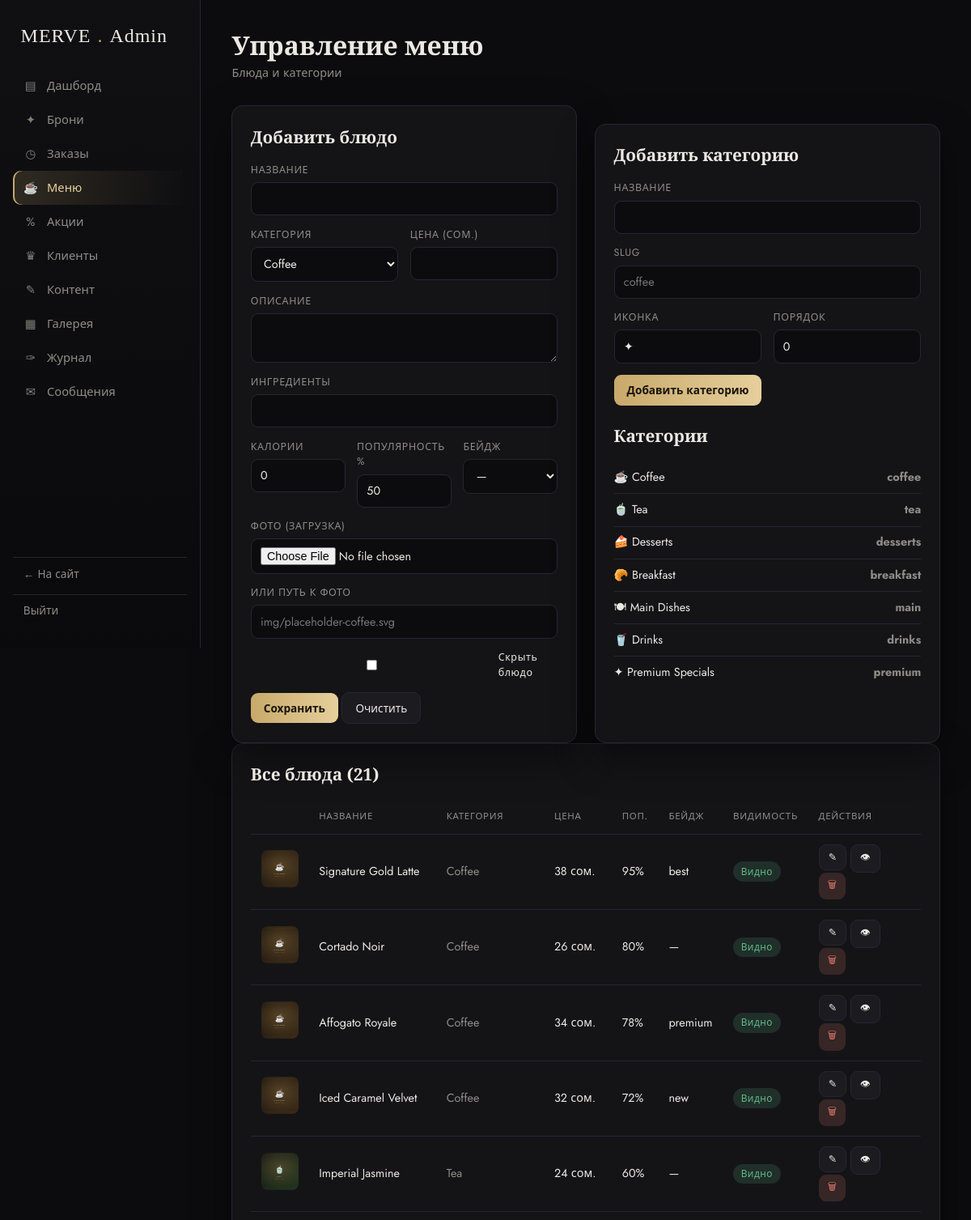
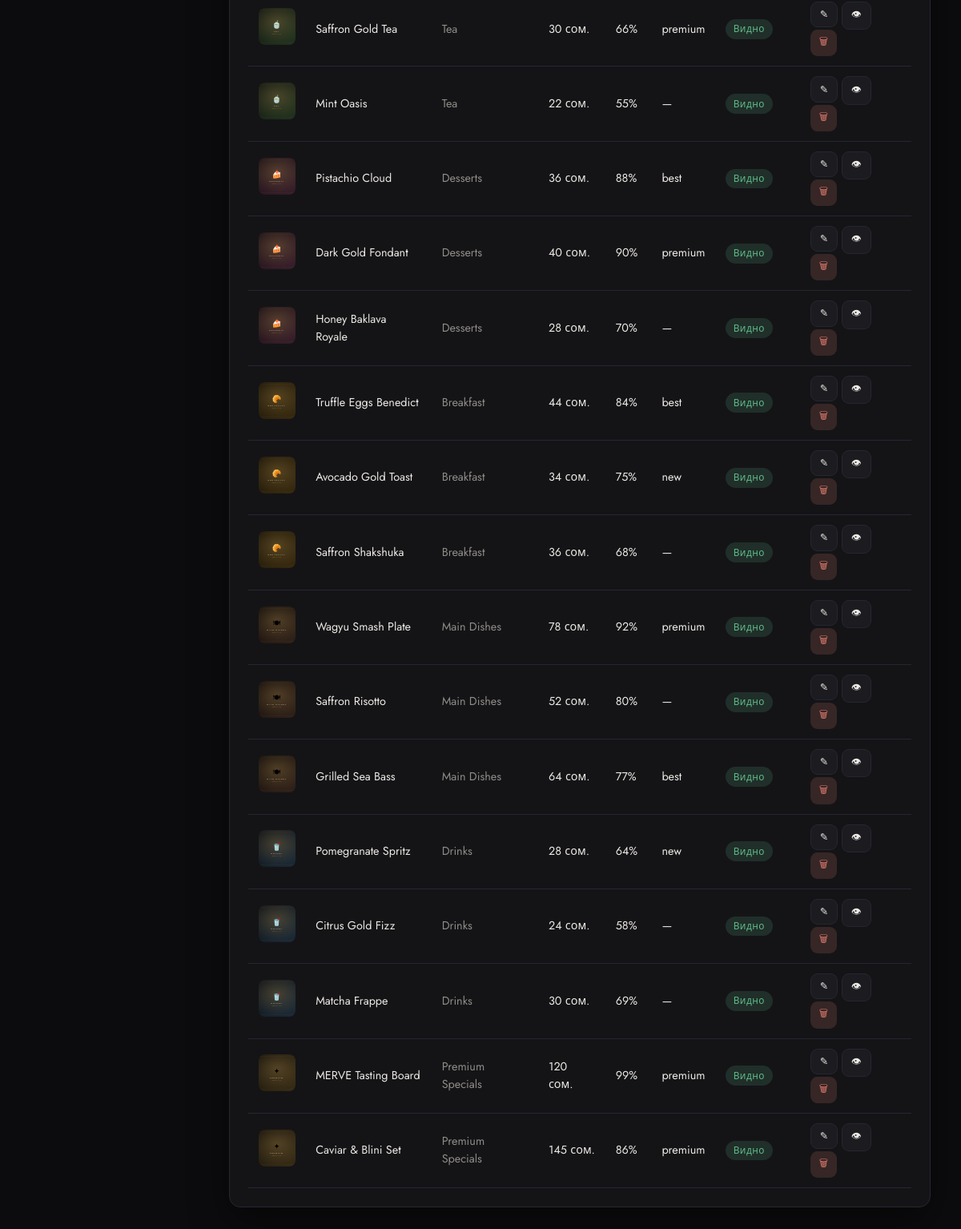
/admin/menu (signed in), run on the app's committed database (2 pictures, top to bottom).
### app/models.py (models this page shows)
class MenuCategory(db.Model):
    __tablename__ = "menu_categories"
    id = db.Column(db.Integer, primary_key=True)
    name = db.Column(db.String(80), nullable=False)
    slug = db.Column(db.String(80), unique=True, nullable=False, index=True)
    icon = db.Column(db.String(20), default="✦")
    sort_order = db.Column(db.Integer, default=0)
    items = db.relationship("MenuItem", backref="category", lazy=True,
                            cascade="all, delete-orphan")

class MenuItem(db.Model):
    __tablename__ = "menu_items"
    id = db.Column(db.Integer, primary_key=True)
    category_id = db.Column(db.Integer, db.ForeignKey("menu_categories.id"), nullable=False)
    title = db.Column(db.String(120), nullable=False)
    description = db.Column(db.Text, default="")
    ingredients = db.Column(db.String(300), default="")
    price = db.Column(db.Float, nullable=False, default=0.0)
    calories = db.Column(db.Integer, default=0)
    popularity = db.Column(db.Integer, default=0)  # 0-100
    photo = db.Column(db.String(255), default="")
    badge = db.Column(db.String(20), default="")   # 'best' | 'premium' | 'new'
    is_hidden = db.Column(db.Boolean, default=False)
    created_at = db.Column(db.DateTime, default=datetime.utcnow)
    @property
    def photo_url(self):
        if self.photo and self.photo.startswith("http"):
            return self.photo
        if self.photo:
            return "uploads/menu/" + self.photo
        return "img/placeholder-%s.svg" % (self.category.slug if self.category else "coffee")

### app/blueprints/admin.py (the view)
@admin_bp.route("/menu")
def menu():
    categories = MenuCategory.query.order_by(MenuCategory.sort_order).all()
    items = MenuItem.query.order_by(MenuItem.category_id).all()
    return render_template("admin/menu.html", categories=categories, items=items)

### app/blueprints/admin.py (called while the page is built)
@admin_bp.before_request
@login_required
def guard():
    if not current_user.is_admin:
        from flask import abort
        abort(403)

### app/models.py (called while the page is built)
@login_manager.user_loader
def load_user(user_id):
    return db.session.get(User, int(user_id))

    @property
    def is_admin(self) -> bool:
        return self.role == "admin"

### app/templates/admin/menu.html (shortened to what this page needs)
{% extends "admin/base_admin.html" %}
{% block content %}
<div class="admin-head"><div><h1>Управление меню</h1><div class="sub">Блюда и категории</div></div></div>
<div class="two-col">
  <div class="panel">
    <h3 id="form-title">Добавить блюдо</h3>
    <form method="post" action="{{ url_for('admin.menu_save') }}" enctype="multipart/form-data" id="item-form" class="form-grid">
      <div class="fld full"><label>Название</label><input type="text" name="title" id="f-title" required></div>
      <div class="form-grid cols-2 full">
        <div class="fld"><label>Категория</label>
          <select name="category_id" id="f-cat" required>
            {% for c in categories %}<option value="{{ c.id }}">{{ c.name }}</option>{% endfor %}
          </select>
        </div>
        <div class="fld"><label>Цена (сом.)</label><input type="number" step="0.01" name="price" id="f-price" required></div>
      </div>
      <div class="fld full"><label>Описание</label><textarea name="description" id="f-desc" rows="2"></textarea></div>
      <div class="fld full"><label>Ингредиенты</label><input type="text" name="ingredients" id="f-ing"></div>
      <div class="form-grid cols-3 full">
        <div class="fld"><label>Калории</label><input type="number" name="calories" id="f-cal" value="0"></div>
        <div class="fld"><label>Популярность %</label><input type="number" name="popularity" id="f-pop" min="0" max="100" value="50"></div>
        <div class="fld"><label>Бейдж</label>
          <select name="badge" id="f-badge">
            <option value="">—</option>
          </select>
        </div>
      </div>
      <div class="fld full"><label>Фото (загрузка)</label><input type="file" name="photo" accept="image/*"></div>
      <div class="fld full"><label>или путь к фото</label><input type="text" name="photo_url" id="f-photourl" placeholder="img/placeholder-coffee.svg"></div>
      <label class="fld check full"><input type="checkbox" name="is_hidden" id="f-hidden"> <label>Скрыть блюдо</label></label>
      <div class="full"><button class="btn btn-gold" type="submit">Сохранить</button>
        <button class="btn btn-ghost" type="button" onclick="resetItemForm()">Очистить</button></div>
    </form>
  </div>
  <div class="panel">
    <h3>Добавить категорию</h3>
    <form method="post" action="{{ url_for('admin.category_save') }}" class="form-grid">
      <div class="fld"><label>Название</label><input type="text" name="name" required></div>
      <div class="fld"><label>Slug</label><input type="text" name="slug" placeholder="coffee" required></div>
      <div class="form-grid cols-2 full">
        <div class="fld"><label>Иконка</label><input type="text" name="icon" value="✦"></div>
        <div class="fld"><label>Порядок</label><input type="number" name="sort_order" value="0"></div>
      </div>
      <div class="full"><button class="btn btn-gold" type="submit">Добавить категорию</button></div>
    </form>
    <h3 style="margin-top:1.4rem">Категории</h3>
    <ul class="list-clean">
      {% for c in categories %}<li><span>{{ c.icon }} {{ c.name }}</span><b class="muted">{{ c.slug }}</b></li>{% endfor %}
    </ul>
  </div>
</div>
<div class="panel">
  <h3>Все блюда ({{ items|length }})</h3>
  <table class="tbl">
    <thead><tr><th></th><th>Название</th><th>Категория</th><th>Цена</th><th>Поп.</th><th>Бейдж</th><th>Видимость</th><th>Действия</th></tr></thead>
    <tbody>
    {% for i in items %}
      <tr>
        <td><img class="thumb" src="{{ url_for('static', filename=i.photo_url) }}" alt=""></td>
        <td>{{ i.title }}</td>
        <td class="muted">{{ i.category.name }}</td>
        <td>{{ i.price|int }} сом.</td>
        <td>{{ i.popularity }}%</td>
        <td>{{ i.badge or '—' }}</td>
        <td>{% if i.is_hidden %}<span class="pill rejected">Скрыто</span>{% else %}<span class="pill approved">Видно</span>{% endif %}</td>
        <td>
          <button class="btn btn-ghost btn-sm"
            onclick='editItem({{ {"id": i.id, "title": i.title, "category_id": i.category_id, "price": i.price, "description": i.description, "ingredients": i.ingredients, "calories": i.calories, "popularity": i.popularity, "badge": i.badge, "is_hidden": i.is_hidden, "photo": i.photo}|tojson }})'>✎</button>
          <form class="inline-form" method="post" action="{{ url_for('admin.menu_toggle', iid=i.id) }}"><button class="btn btn-ghost btn-sm">👁</button></form>
          <form class="inline-form" method="post" action="{{ url_for('admin.menu_delete', iid=i.id) }}" onsubmit="return confirm('Удалить блюдо?')"><button class="btn btn-red btn-sm">🗑</button></form>
        </td>
      </tr>
    {% else %}<tr><td colspan="8" class="muted">Блюд нет</td></tr>{% endfor %}
    </tbody>
  </table>
</div>
{% endblock %}

### app/static/css/admin.css (style rules this page uses)
:root { --a-bg:#0c0c0e; --a-panel:#141417; --a-panel-2:#1b1b20; --a-line:#262630; --a-gold:#c8a96a; --a-gold-soft:#e6cf9c; --a-text:#ece9e3; --a-muted:#8f8c86; --a-green:#5fb98a; --a-red:#d97a6c; --a-blue:#7fa8d9; --a-amber:#d9b86c; --a-radius:14px; --a-shadow:0 18px 50px rgba(0,0,0,.45); }
* { box-sizing:border-box }
body.admin { margin:0;background:var(--a-bg);color:var(--a-text); font-family:"Jost",system-ui,sans-serif;font-size:15px;line-height:1.5; -webkit-font-smoothing:antialiased; }
h1,h2,h3,h4 { font-family:"Cormorant Garamond","Jost",serif;font-weight:600;margin:0 }
.admin-head { display:flex;justify-content:space-between;align-items:center;margin-bottom:1.8rem;gap:1rem;flex-wrap:wrap }
.admin-head h1 { font-size:2rem }
.admin-head .sub { color:var(--a-muted);font-size:.9rem }
.panel { background:var(--a-panel);border:1px solid var(--a-line);border-radius:var(--a-radius);padding:1.4rem;box-shadow:var(--a-shadow) }
.panel + .panel { margin-top:1.4rem }
.panel h3 { font-size:1.3rem;margin-bottom:1rem;display:flex;justify-content:space-between;align-items:center }
.tbl { width:100%;border-collapse:collapse;font-size:.9rem }
.tbl th,.tbl td { text-align:left;padding:.75rem .8rem;border-bottom:1px solid var(--a-line);vertical-align:middle }
.tbl th { color:var(--a-muted);font-weight:500;text-transform:uppercase;font-size:.72rem;letter-spacing:.06em }
.tbl img.thumb { width:46px;height:46px;border-radius:8px;object-fit:cover }
.pill { display:inline-block;padding:.22rem .6rem;border-radius:999px;font-size:.74rem;letter-spacing:.04em }
.pill.approved,.pill.delivered { background:rgba(95,185,138,.16);color:var(--a-green) }
.btn { display:inline-flex;align-items:center;gap:.4rem;border:none;cursor:pointer;border-radius:9px; padding:.55rem 1rem;font-size:.85rem;font-family:inherit;transition:.2s;text-decoration:none }
.btn-gold { background:linear-gradient(90deg,var(--a-gold),var(--a-gold-soft));color:#1a1408;font-weight:600 }
.btn-ghost { background:var(--a-panel-2);color:var(--a-text);border:1px solid var(--a-line) }
.btn-red { background:rgba(217,122,108,.18);color:var(--a-red) }
.btn-sm { padding:.38rem .7rem;font-size:.78rem }
.inline-form { display:inline }
.form-grid { display:grid;gap:.9rem }
.form-grid.cols-2 { grid-template-columns:1fr 1fr }
.form-grid.cols-3 { grid-template-columns:repeat(3,1fr) }
.fld { display:flex;flex-direction:column;gap:.35rem }
.fld label { font-size:.78rem;color:var(--a-muted);text-transform:uppercase;letter-spacing:.05em }
.fld input,.fld select,.fld textarea { background:var(--a-bg);border:1px solid var(--a-line);border-radius:9px;color:var(--a-text); padding:.6rem .7rem;font-family:inherit;font-size:.9rem;width:100% }
.fld.check { flex-direction:row;align-items:center;gap:.5rem }
.fld.check label { text-transform:none;color:var(--a-text) }
.full { grid-column:1/-1 }
.two-col { display:grid;grid-template-columns:1fr 1fr;gap:1.4rem }
.list-clean { list-style:none;margin:0;padding:0 }
.list-clean li { display:flex;justify-content:space-between;padding:.55rem 0;border-bottom:1px solid var(--a-line);font-size:.9rem }
.list-clean li:last-child { border-bottom:none }
.muted { color:var(--a-muted) }

### data on the page
MenuCategory: icon "☕", name "Coffee", slug "coffee"
MenuCategory: icon "🍵", name "Tea", slug "tea"
MenuCategory: icon "🍰", name "Desserts", slug "desserts"
MenuCategory: icon "🥐", name "Breakfast", slug "breakfast"
MenuCategory: icon "🍽", name "Main Dishes", slug "main"
MenuCategory: icon "🥤", name "Drinks", slug "drinks"
MenuCategory: icon "✦", name "Premium Specials", slug "premium"
MenuItem: photo.slug (placeholder picture), title "Signature Gold Latte", category.name "Coffee", price "38", popularity "95", badge "best", is_hidden "Видно"
MenuItem: photo.slug (placeholder picture), title "Cortado Noir", category.name "Coffee", price "26", popularity "80", badge "—", is_hidden "Видно"
MenuItem: photo.slug (placeholder picture), title "Affogato Royale", category.name "Coffee", price "34", popularity "78", badge "premium", is_hidden "Видно"
MenuItem: photo.slug (placeholder picture), title "Iced Caramel Velvet", category.name "Coffee", price "32", popularity "72", badge "new", is_hidden "Видно"
MenuItem: title "Imperial Jasmine", category.name "Tea", price "24", popularity "60", badge "—", is_hidden "Видно"
MenuItem: title "Saffron Gold Tea", category.name "Tea", price "30", popularity "66", badge "premium", is_hidden "Видно"
MenuItem: title "Mint Oasis", category.name "Tea", price "22", popularity "55", badge "—", is_hidden "Видно"
MenuItem: photo.slug (placeholder picture), title "Pistachio Cloud", category.name "Desserts", price "36", popularity "88", badge "best", is_hidden "Видно"
MenuItem: photo.slug (placeholder picture), title "Dark Gold Fondant", category.name "Desserts", price "40", popularity "90", badge "premium", is_hidden "Видно"
MenuItem: photo.slug (placeholder picture), title "Honey Baklava Royale", category.name "Desserts", price "28", popularity "70", badge "—", is_hidden "Видно"
MenuItem: photo.slug (placeholder picture), title "Truffle Eggs Benedict", category.name "Breakfast", price "44", popularity "84", badge "best", is_hidden "Видно"
MenuItem: photo.slug (placeholder picture), title "Avocado Gold Toast", category.name "Breakfast", price "34", popularity "75", badge "new", is_hidden "Видно"
MenuItem: photo.slug (placeholder picture), title "Saffron Shakshuka", category.name "Breakfast", price "36", popularity "68", badge "—", is_hidden "Видно"
MenuItem: photo.slug (placeholder picture), title "Wagyu Smash Plate", category.name "Main Dishes", price "78", popularity "92", badge "premium", is_hidden "Видно"
MenuItem: photo.slug (placeholder picture), title "Saffron Risotto", category.name "Main Dishes", price "52", popularity "80", badge "—", is_hidden "Видно"
MenuItem: photo.slug (placeholder picture), title "Grilled Sea Bass", category.name "Main Dishes", price "64", popularity "77", badge "best", is_hidden "Видно"
MenuItem: photo.slug (placeholder picture), title "Pomegranate Spritz", category.name "Drinks", price "28", popularity "64", badge "new", is_hidden "Видно"
MenuItem: photo.slug (placeholder picture), title "Citrus Gold Fizz", category.name "Drinks", price "24", popularity "58", badge "—", is_hidden "Видно"
MenuItem: photo.slug (placeholder picture), title "Matcha Frappe", category.name "Drinks", price "30", popularity "69", badge "—", is_hidden "Видно"
MenuItem: photo.slug (placeholder picture), title "MERVE Tasting Board", category.name "Premium Specials", price "120", popularity "99", badge "premium", is_hidden "Видно"
MenuItem: photo.slug (placeholder picture), title "Caviar & Blini Set", category.name "Premium Specials", price "145", popularity "86", badge "premium", is_hidden "Видно"

### other printed values
{{ items|length }} "21"
form field category_id "Coffee"
